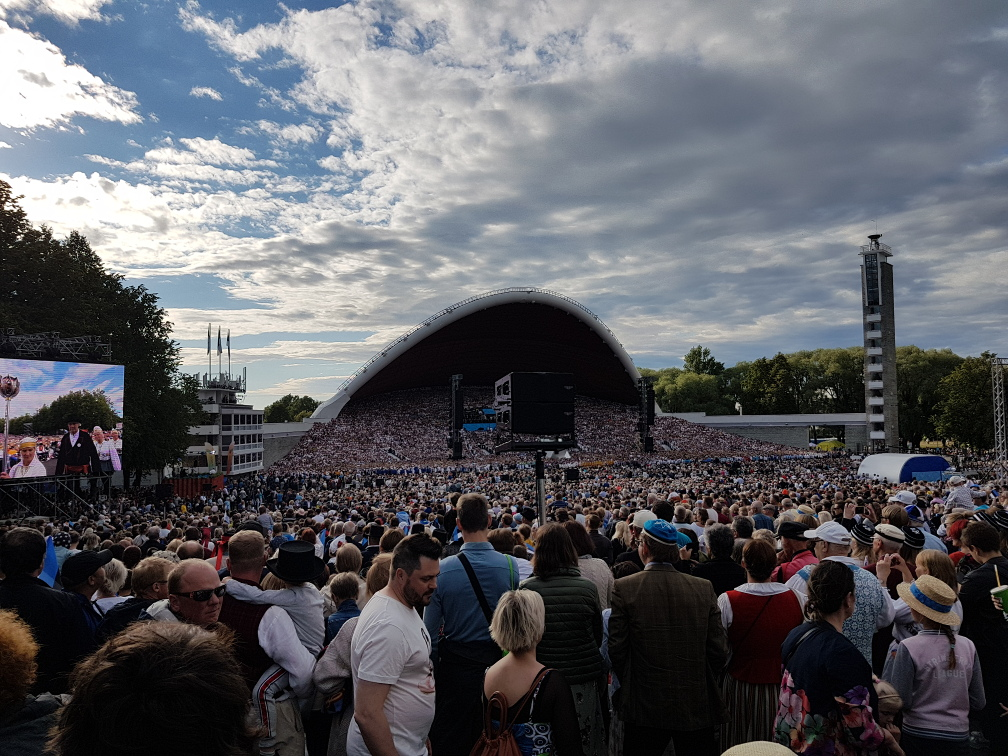
#> input picture images/songfestival.jpg, 1008 x 756 px
$ jupyter execute --allow-errors misc.ipynb   (shell and % lines are left out)
#> lines starting #> are read from the running program, lines starting #| are printed output that depends on the picture
[cell 1]
%pylab inline

import cv2
import numpy as np
import matplotlib.pyplot as plt
import math
import scipy.stats as st
import hw1
import util
plt.rcParams['figure.dpi'] = 120
plt.rcParams['savefig.dpi'] = 300

[cell 2]
def convolution(image: np.ndarray, kernel: np.ndarray, kernel_width: int,
                kernel_height: int, add: bool, in_place: bool = False) -> np.ndarray:
    """Convolve an image with a kernel of size kernel_width*kernel_height. The weidth
    and height of kernel should be odd.
    If add is true, then 128 is added to each pixel of the result. If in_place is true,
    then the output is the copy of the input image, otherwise operations are
    performed on the original image."""

    # Creating an output with the same shape as image
    width = image.shape[0]
    height = image.shape[1]
    output = np.zeros([width, height])

    # Padding image with zeros
    padded_width = kernel_width // 2
    padded_height = kernel_height // 2
    pad_image = np.pad(image,((padded_height,padded_height),(padded_width,padded_width)))

    # Make sure the kernel size is odd
    if kernel_width % 2:
        print("Kernel width is not odd, adding a column of zeros")
        kernel = np.pad(kernel,((0,0),(0,1)))
        kernel_width += 1
    if kernel_height % 2:
        print("Kernel height is not odd, adding a row of zeros")
        kernel = np.pad(kernel,((0,1),(0,0)))
        kernel_height += 1

    # Convolution operation
    for x in range(0, width):
        for y in range(0, height):
            x1, y1 = np.add([x, y], [kernel_height, kernel_width])
            output[x,y] = np.sum(np.multiply(pad_image[x:x1, y:y1], kernel[::-1]))

    if add:
        output = output + 128

    if in_place:
        return output
    else:
        image = output
        return image

"""
Task 2: GAUSSIAN BLUR
"""
def normalize_kernel(kernel: np.ndarray) -> np.ndarray:
    """ Normalize the kernel. Returns original kernel if the sum of elements is 0."""
    sum = np.sum(kernel)
    if sum == 0:
        return kernel
    else:
        result = kernel / np.sum(kernel)
        return result

def gaussian_blur_image(image: np.ndarray, sigma: float, in_place: bool = False) -> np.ndarray:
    """ Blur an image with the Gaussian filter. Sigma is the standard deviation
    of the Gaussian. Kernel is normalized before the convolution."""
    radius = int(math.ceil(3 * sigma))
    kernel_size = 2 * radius + 1
    kernel = np.zeros([kernel_size,kernel_size])

    multiplier = 1 / (2 * math.pi * sigma**2)
    divider = 2 * sigma**2
    origin = radius

    # Creating Gaussian filter
    # x and y represent distances from the origin = (radius, radius)
    for x in range(0,radius + 1):
        for y in range(0,radius + 1):
            x_r, y_r = np.add(origin, [x, y])
            x_l, y_l = np.subtract(origin, [x, y])
            kernel[x_r, y_r] = multiplier * math.exp(-(x**2 + y**2)/divider)
            kernel[x_r, y_l] = kernel[x_l, y_r] = kernel[x_l, y_l] = kernel[x_r, y_r]

    kernel = normalize_kernel(kernel)
    output = convolution(image,kernel,kernel_size,kernel_size,False,in_place)
    return output

"""
Task 3: SEPARABLE GAUSSIAN BLUR
"""
def separable_gaussian_blur_image (image : np.ndarray, sigma : float, in_place : bool = False) -> np.ndarray :
    """ Blur an image with the separable Gaussian filter. Sigma is the standard
    deviation of the Gaussian."""
    radius = int(math.ceil(3 * sigma))
    kernel_size = 2 * radius + 1

    # Creating two kernels
    h_kernel = np.zeros([1,kernel_size])
    v_kernel = np.zeros([kernel_size,1])

    multiplier = 1 / (math.sqrt(2 * math.pi) * sigma)
    divider = 2 * sigma**2
    origin = radius

    for x in range(0,radius + 1):
        x_r = origin + x
        x_l = origin - x
        h_kernel[0, x_r] = multiplier * math.exp(-x**2/divider)
        v_kernel[x_r, 0] = v_kernel[x_l, 0] = h_kernel[0, x_l] = h_kernel[0, x_r]

    # Normalizing kernels
    h_kernel = normalize_kernel(h_kernel)
    v_kernel = normalize_kernel(v_kernel)

    # Convolving the image in two steps
    output = convolution(image, h_kernel, kernel_size, 1, False, in_place)
    output = convolution(output, v_kernel, 1, kernel_size, False, in_place)

    return output

[cell 3]
songfestival = cv2.imread("images/songfestival.jpg", cv2.IMREAD_GRAYSCALE)
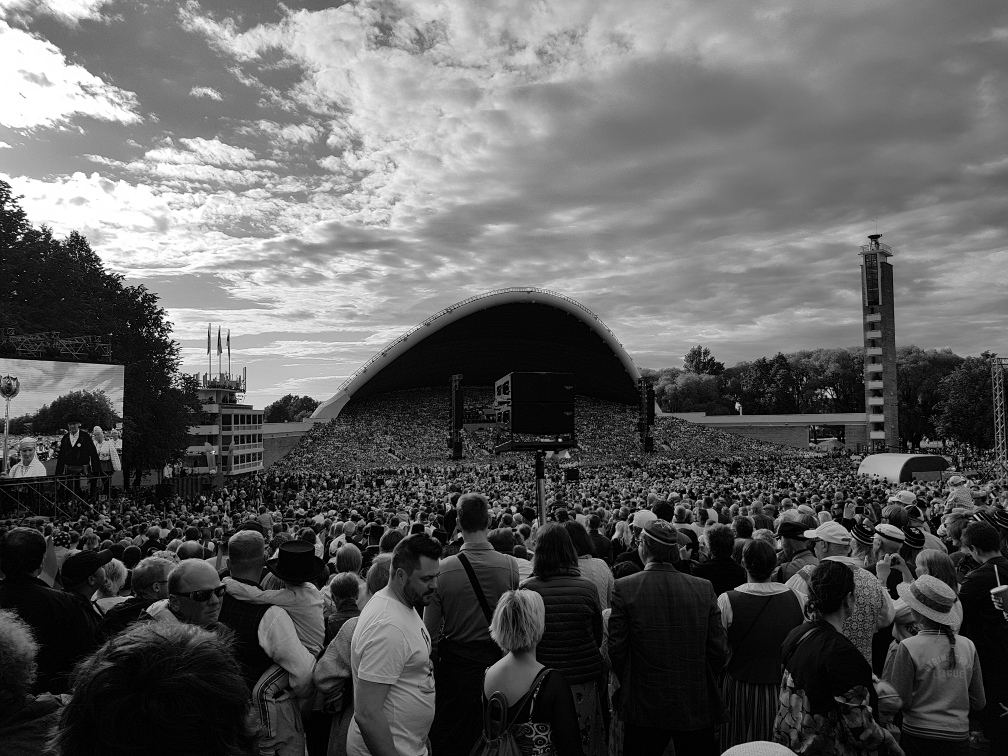
#> songfestival: shape (756, 1008); min 0, max 255, mean 93.7
songfestival = np.asarray(songfestival,dtype=np.double)

[cell 4]
import time

[cell 5]
t1 = time.perf_counter()
#> (the rest of this cell did not finish here and is left out)

#> in convolution, `pad_image = np.pad(image,((padded_height,padded_height),(padded_width,..`:
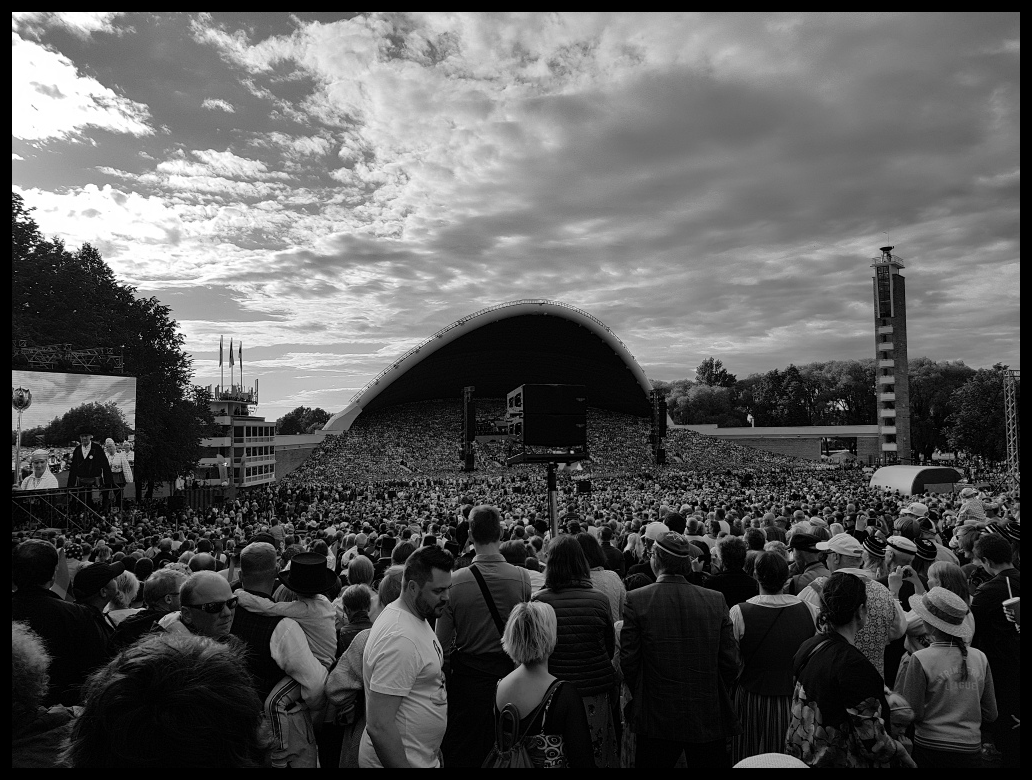
#> pad_image: shape (780, 1032) float64; min 0, max 255, mean 88.7
#> in convolution, `kernel = np.pad(kernel,((0,0),(0,1)))`:
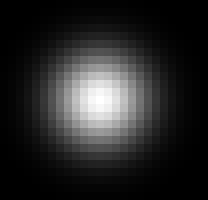
#> kernel: shape (25, 26) float64 (shown 8 times larger); min 0, max 0.00998, mean 0.00154; drawn with min black and max white
#> in convolution, `kernel = np.pad(kernel,((0,1),(0,0)))`:
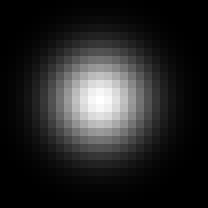
#> kernel: shape (26, 26) float64 (shown 8 times larger); min 0, max 0.00998, mean 0.00148; drawn with min black and max white
#> after the loop in convolution, `for x in range(0, width):`:
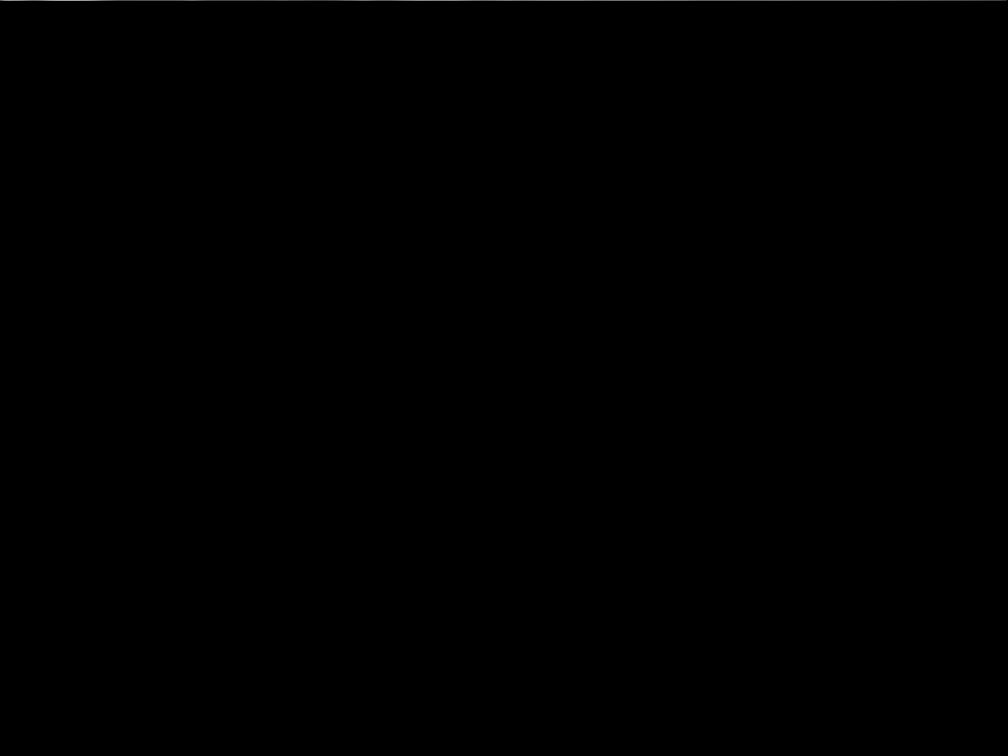
#> output: shape (756, 1008) float64; min 0, max 163.7, mean 0.1
print(time.perf_counter() - t1)
util.plotImage(util.img_to_uint8(songfestival_blur1))

[cell 6]
t2 = time.perf_counter()
#> (the rest of this cell did not finish here and is left out)

#> call 2 of convolution, with kernel = array of shape (1, 25), kernel_width = 25, kernel_height = 1, add = False, in_place = False
#> in convolution (call 2), `pad_image = np.pad(image,((padded_height,padded_height),(padded_width,..`:
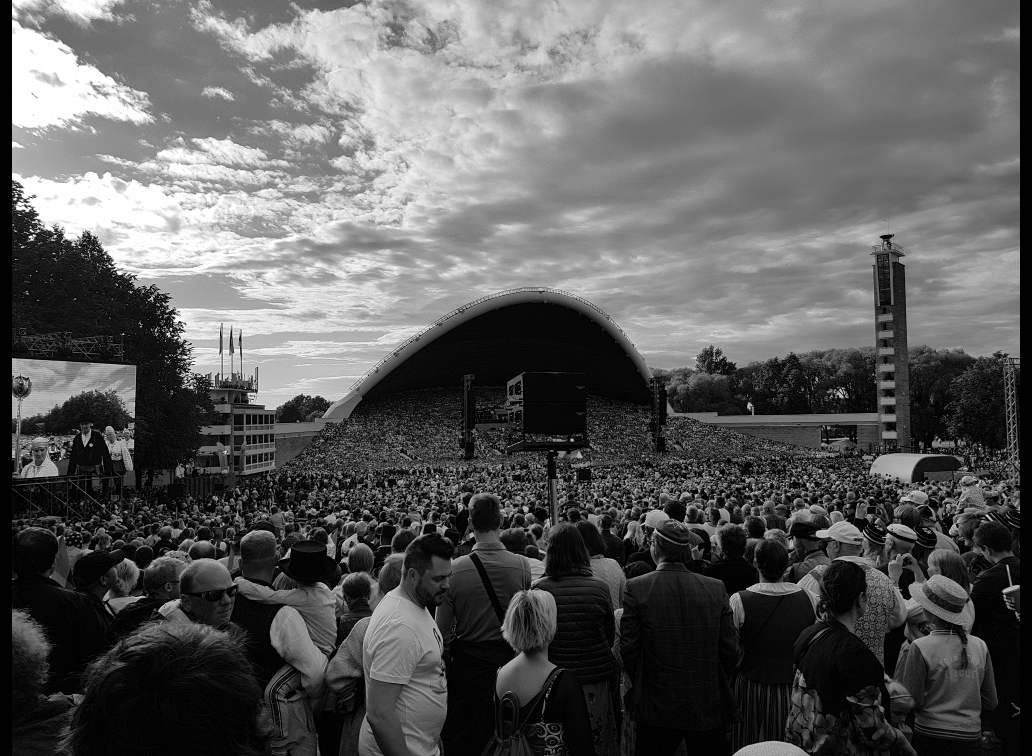
#> pad_image: shape (756, 1032) float64; min 0, max 255, mean 91.5

$ run again, with images/20190614_163415.jpg copied over images/songfestival.jpg
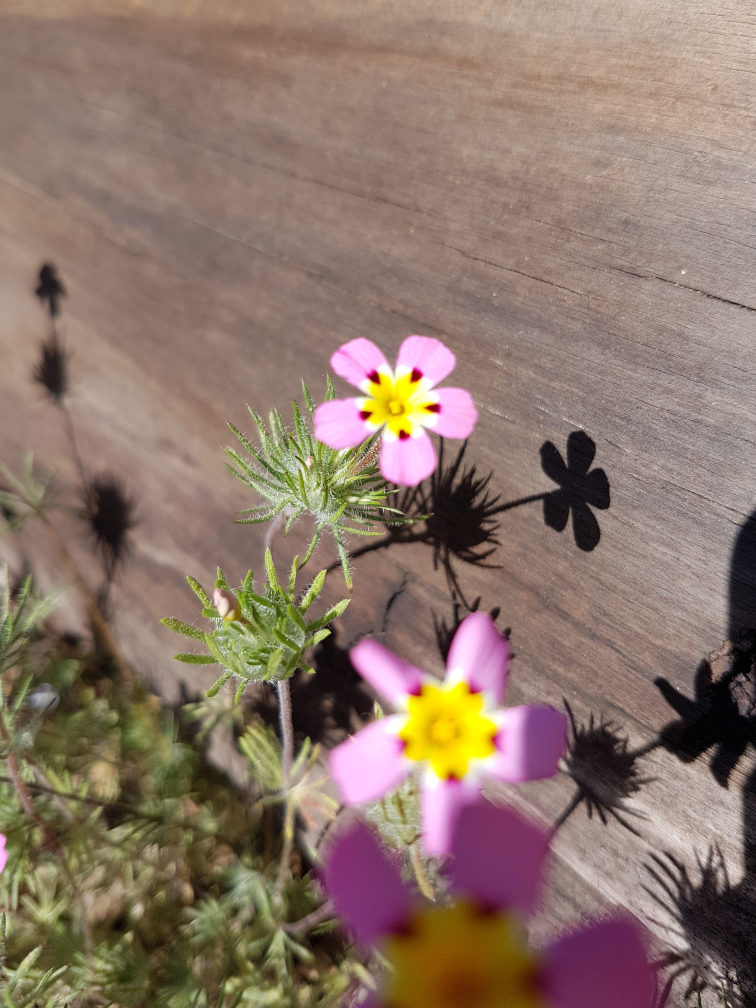
#> input picture images/20190614_163415.jpg, 3024 x 4032 px (shown at 1/4 size)
#> `songfestival = cv2.imread("images/songfestival.jpg", cv2.IMREAD_GRAYSC..`:
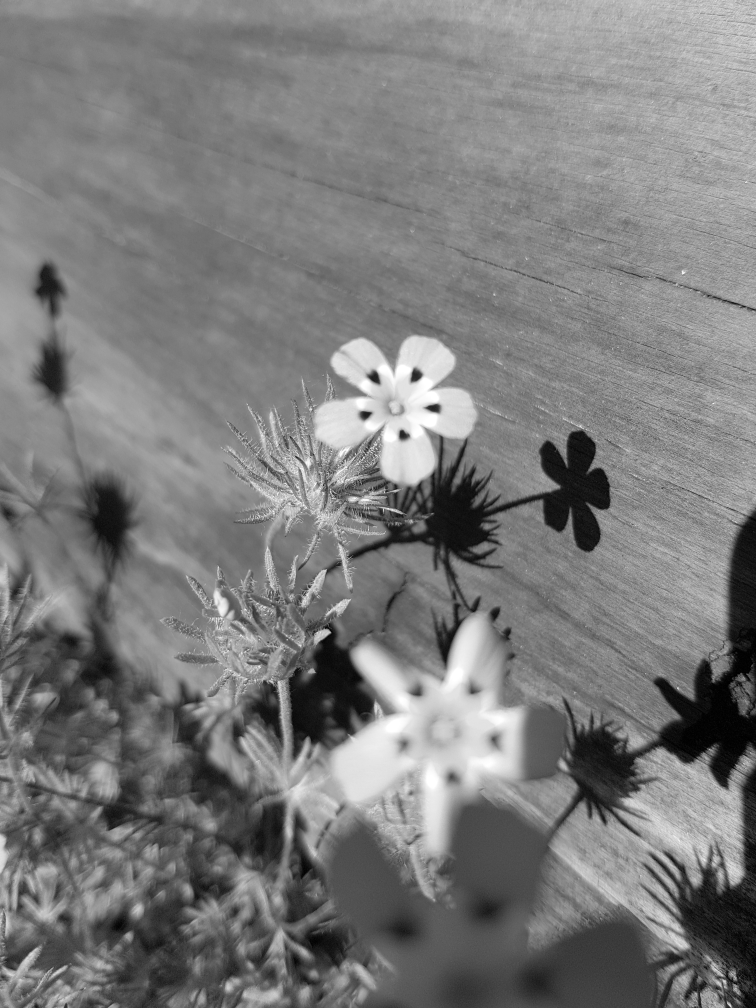
#> songfestival: shape (4032, 3024) (shown at 1/4 size); min 0, max 255, mean 123.7
#> in convolution (call 2), `pad_image = np.pad(image,((padded_height,padded_height),(padded_width,..`:
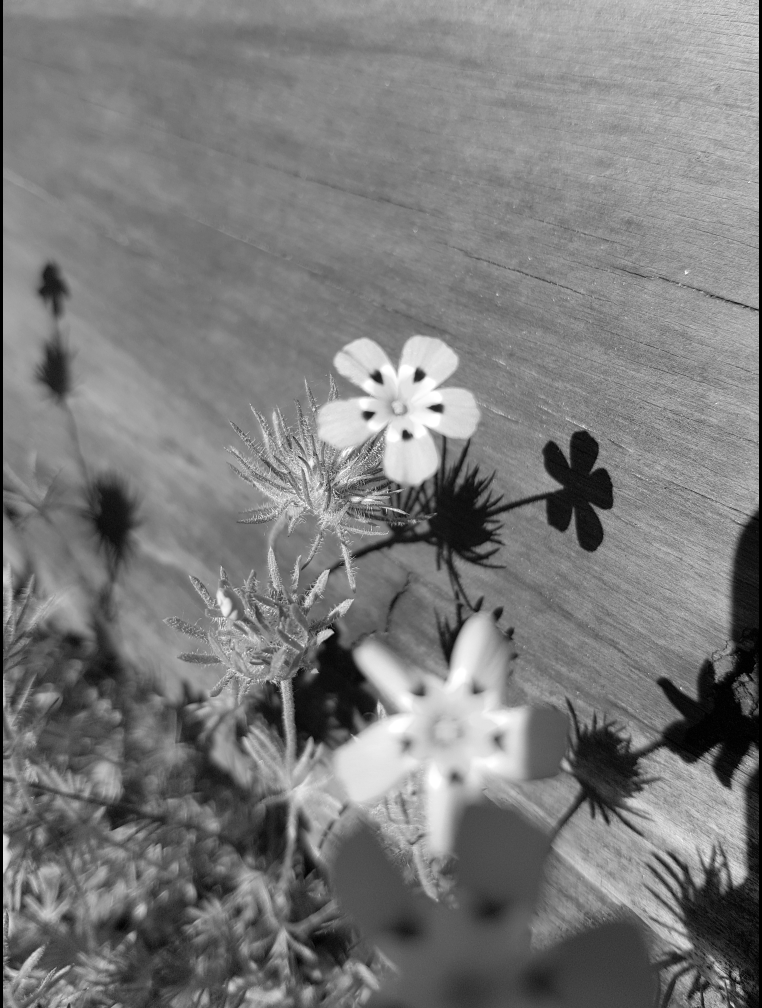
#> pad_image: shape (4032, 3048) float64 (shown at 1/4 size); min 0, max 255, mean 122.7

$ run again, with images/cactus.jpg copied over images/songfestival.jpg
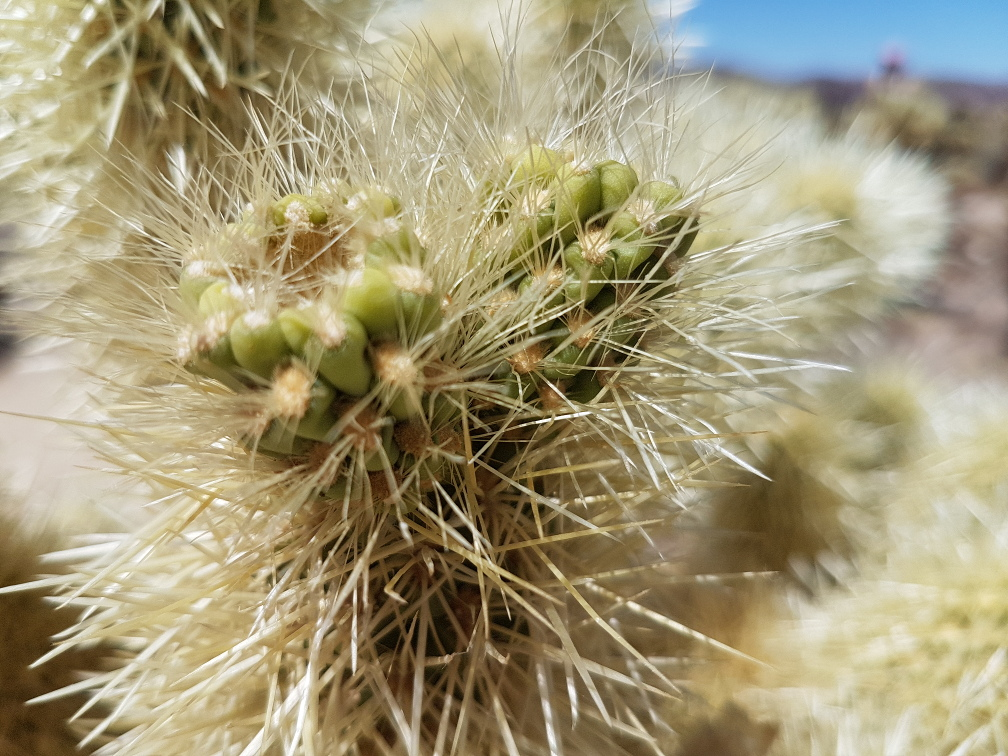
#> input picture images/cactus.jpg, 1008 x 756 px
#> `songfestival = cv2.imread("images/songfestival.jpg", cv2.IMREAD_GRAYSC..`:
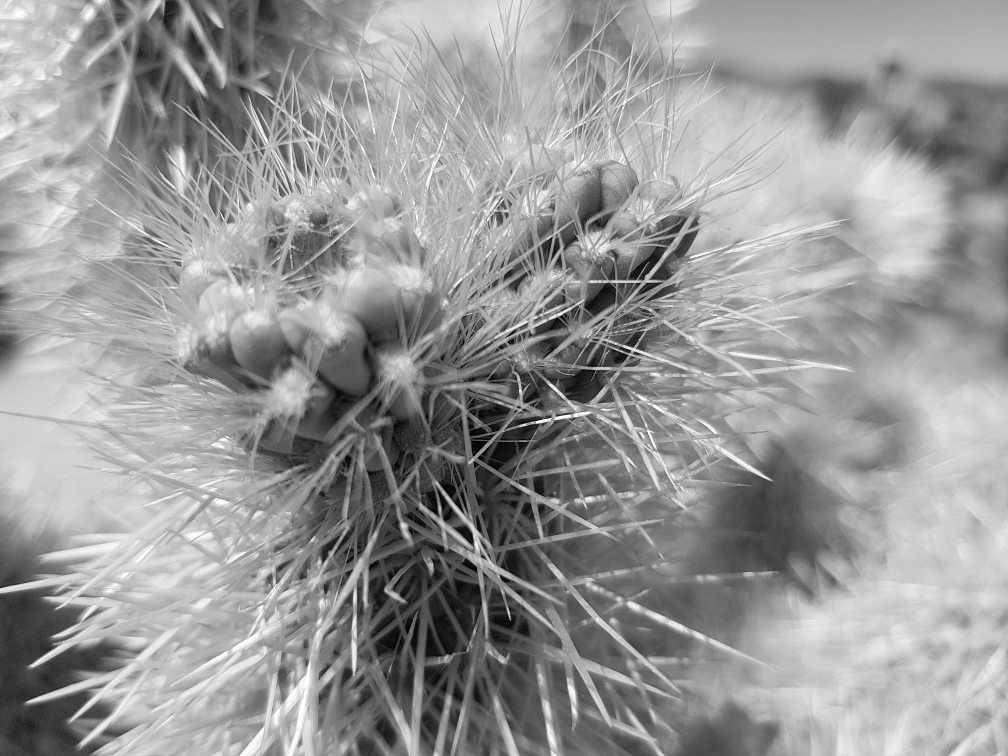
#> songfestival: shape (756, 1008); min 0, max 255, mean 151.9
#> in convolution (call 2), `pad_image = np.pad(image,((padded_height,padded_height),(padded_width,..`:
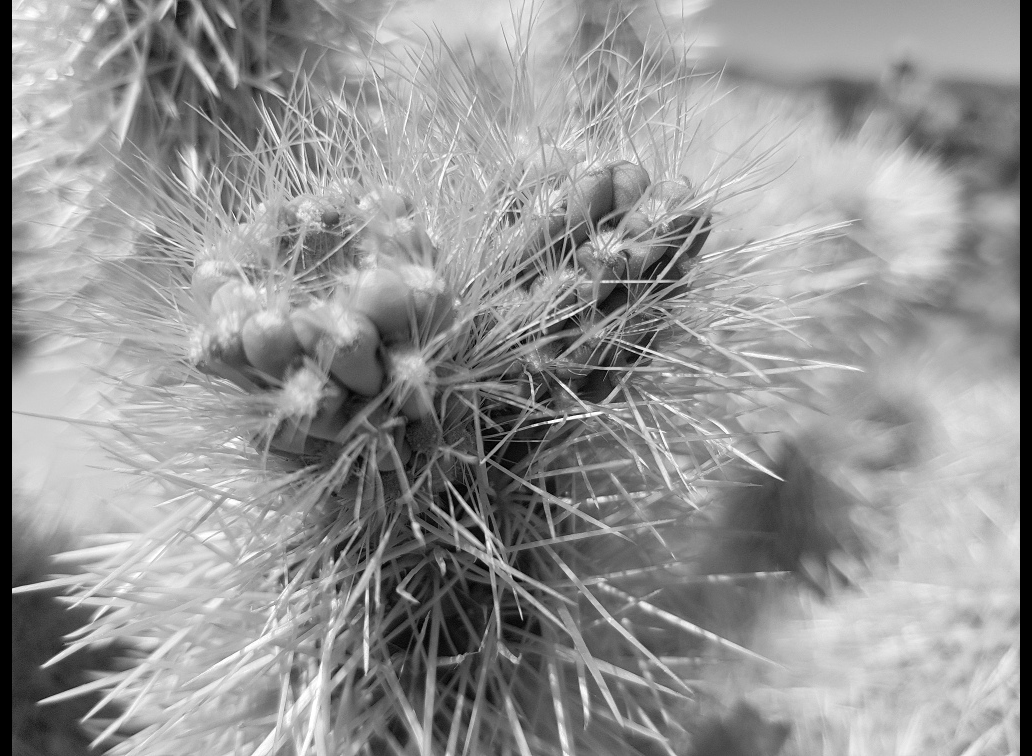
#> pad_image: shape (756, 1032) float64; min 0, max 255, mean 148.4
